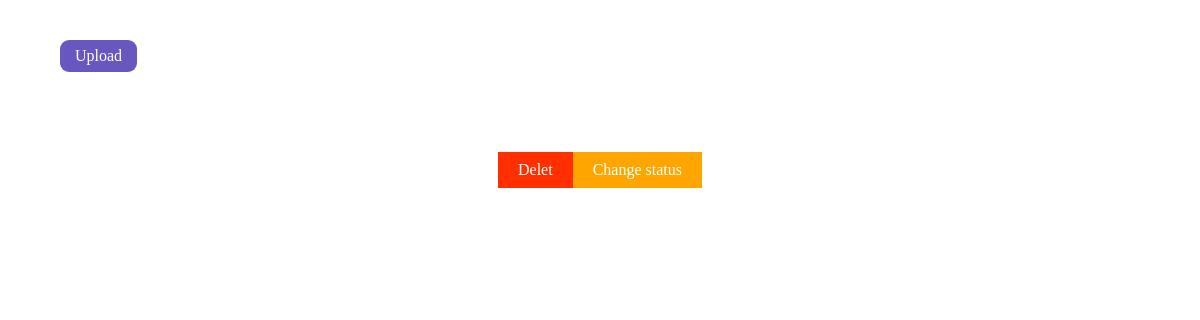
The page /admin-site/gallary-changes/products-uploaded.php (signed in) on the database as committed earlier.
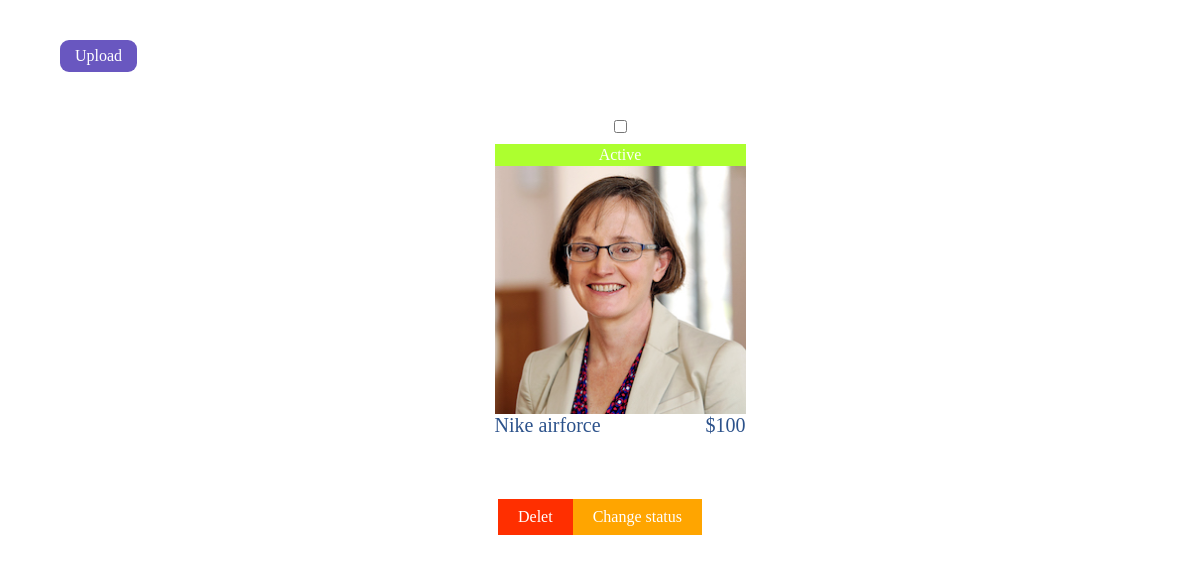
The same page on the database as committed later.
### tables this page shows
CREATE TABLE `upload` (
  `id` int(11) NOT NULL,
  `user_id` int(11) NOT NULL,
  `file_name` text NOT NULL,
  `description` text NOT NULL,
  `title` text NOT NULL,
  `price` int(11) NOT NULL,
  `status` text NOT NULL,
  `click` int(11) NOT NULL
);

### admin-site/gallary-changes/products-uploaded.php (the view, shortened to what this page needs)
<!DOCTYPE html>
<html lang="en">
<head>
    <link rel="stylesheet" href="../css/style.css">
    <link rel="stylesheet" href="../css/product.css">
</head>
    <body>
        <a href="../upload/upload-product.php" id="upload-btn" class="go-back margin-top" >Upload</a>
        <div class="gallary">
            <form onsubmit="return askUser()" action='remove-or-change-status-product.php' method='POST' enctype='multipart/form-data' class="gallary-form">
            <div class="styling-form">
            <?php
            include "../server-connect.php";
            if (isset($_SESSION["admin_id"])) {
                $grab_data = "SELECT id, user_id, file_name, description, title, price, status  from upload ";
                $result = $con->query($grab_data);
                if (mysqli_num_rows($result) > 0) {
                while ($obj = mysqli_fetch_assoc($result)) {
                    $fileName = $obj['file_name'];
                    $id = $obj['id'];
                    $dsc = $obj['description'];
                    $title = $obj['title'];
                    $price = $obj['price'];
                    $status = $obj['status'];
                    $uppload = [$fileName => [$dsc, $title, $price, $id, $status]];
                    foreach ($uppload as $file => [$dsc, $title, $price, $id, $status]) {
                        echo "<div class = 'card-wrapper' >";
                        echo "<input type='checkbox' name='del-status[]' class='checkbox' value='$id'>";
                        echo "<p class = '$status status'>$status</p>";
                        echo "<img src = '../uploads/$file' alt = '$title' class = 'img-start-side'>";
                        echo "<div class = 'info-wrapper' >";
                        echo "<p>$title</p>";
                        echo "<p>$$price</p>";
                        echo "</div>";
                        echo "</div>";
                    }
                }
            }
        }else{
            echo "not loggd in";
        }
        ?>
            </div>
            <div class="placment-btn">
                <a id='btn' class="btn">Delet</a>
                <a id='btn-status' class="btn" >Change status</a>
            </div>
        </form>
    </div>
</body>
</html>

### admin-site/css/style.css (style rules this page uses)
* { margin: 0; padding: 0; }
.styling-form { display: flex; flex-wrap: wrap; flex-direction: row; justify-content: center; }
.placment-btn { display: flex; justify-content: center; margin-top: 10vh; }
.go-back { padding: 7px 15px; border-radius: 9px; background-color: #6957c0; text-decoration: none; color: white; margin-top: -97vh; margin-left: 5vw; }
.margin-top { margin-top: 5vh; display: inline-block; }
.checkbox { margin-bottom: 11px; }

### admin-site/css/product.css (style rules this page uses)
* { margin: 0; padding: 0; }
.card-wrapper { display: flex; flex-direction: column; width: 251px; height: 251px; padding: 3rem 2rem; margin-left: 40px; }
.card-wrapper img { height: 251px; width: 251px; object-fit: cover; cursor: pointer; }
.info-wrapper { display: flex; justify-content: space-between; }
.info-wrapper p { color: #2c528b; font-size: 20px; }
#btn { background-color: hsl(11deg 100% 50%); }
.btn { background-color: orange; color: white; border: none; padding: 9px 20px; cursor: pointer; }
.Active { background-color: greenyellow; }
.status { color: white; padding: 2px 4px; text-align: center; }

Rows that differ between the two databases and show on the page:
added upload: status "Active", title "Nike airforce", price "100"
